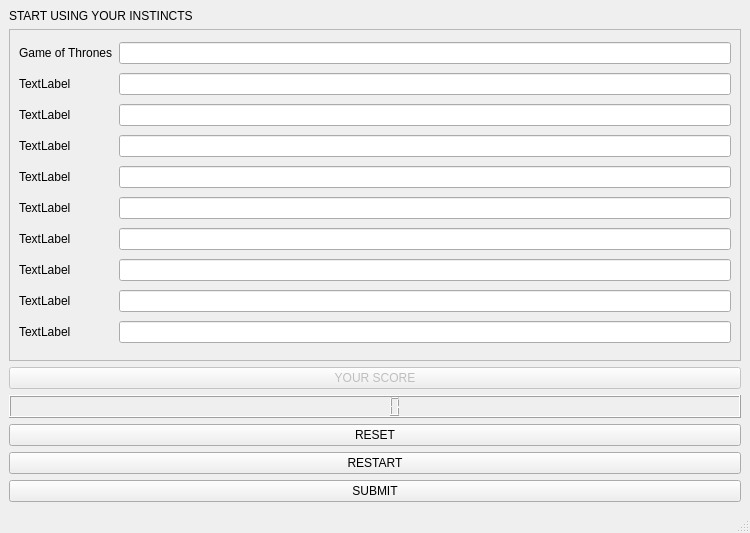
<?xml version="1.0" encoding="UTF-8"?>
<ui version="4.0">
 <class>MainWindow</class>
 <widget class="QMainWindow" name="MainWindow">
  <property name="geometry">
   <rect>
    <x>0</x>
    <y>0</y>
    <width>750</width>
    <height>533</height>
   </rect>
  </property>
  <property name="windowTitle">
   <string>MainWindow</string>
  </property>
  <widget class="QWidget" name="centralwidget">
   <layout class="QVBoxLayout" name="verticalLayout">
    <item>
     <widget class="QLabel" name="intro">
      <property name="text">
       <string>START USING YOUR INSTINCTS</string>
      </property>
     </widget>
    </item>
    <item>
     <widget class="QScrollArea" name="scrollArea">
      <property name="widgetResizable">
       <bool>true</bool>
      </property>
      <widget class="QWidget" name="scrollAreaWidgetContents">
       <property name="geometry">
        <rect>
         <x>0</x>
         <y>0</y>
         <width>705</width>
         <height>305</height>
        </rect>
       </property>
       <layout class="QGridLayout" name="gridLayout_2">
        <item row="7" column="1">
         <widget class="QLineEdit" name="ans6"/>
        </item>
        <item row="6" column="1">
         <widget class="QLineEdit" name="ans5"/>
        </item>
        <item row="10" column="0">
         <widget class="QLabel" name="game9">
          <property name="text">
           <string>TextLabel</string>
          </property>
         </widget>
        </item>
        <item row="3" column="0">
         <widget class="QLabel" name="game2">
          <property name="text">
           <string>TextLabel</string>
          </property>
         </widget>
        </item>
        <item row="10" column="1">
         <widget class="QLineEdit" name="ans9"/>
        </item>
        <item row="6" column="0">
         <widget class="QLabel" name="game5">
          <property name="text">
           <string>TextLabel</string>
          </property>
         </widget>
        </item>
        <item row="2" column="0">
         <widget class="QLabel" name="game1">
          <property name="text">
           <string>TextLabel</string>
          </property>
         </widget>
        </item>
        <item row="9" column="1">
         <widget class="QLineEdit" name="ans8"/>
        </item>
        <item row="3" column="1">
         <widget class="QLineEdit" name="ans2"/>
        </item>
        <item row="7" column="0">
         <widget class="QLabel" name="game6">
          <property name="text">
           <string>TextLabel</string>
          </property>
         </widget>
        </item>
        <item row="4" column="0">
         <widget class="QLabel" name="game3">
          <property name="text">
           <string>TextLabel</string>
          </property>
         </widget>
        </item>
        <item row="9" column="0">
         <widget class="QLabel" name="game8">
          <property name="text">
           <string>TextLabel</string>
          </property>
         </widget>
        </item>
        <item row="0" column="0">
         <widget class="QLabel" name="game0">
          <property name="text">
           <string>Game of Thrones</string>
          </property>
         </widget>
        </item>
        <item row="4" column="1">
         <widget class="QLineEdit" name="ans3"/>
        </item>
        <item row="8" column="1">
         <widget class="QLineEdit" name="ans7"/>
        </item>
        <item row="2" column="1">
         <widget class="QLineEdit" name="ans1"/>
        </item>
        <item row="8" column="0">
         <widget class="QLabel" name="game7">
          <property name="text">
           <string>TextLabel</string>
          </property>
         </widget>
        </item>
        <item row="5" column="1">
         <widget class="QLineEdit" name="ans4"/>
        </item>
        <item row="5" column="0">
         <widget class="QLabel" name="game4">
          <property name="text">
           <string>TextLabel</string>
          </property>
         </widget>
        </item>
        <item row="0" column="1">
         <widget class="QLineEdit" name="ans0"/>
        </item>
       </layout>
      </widget>
     </widget>
    </item>
    <item>
     <widget class="QPushButton" name="pushButton">
      <property name="enabled">
       <bool>false</bool>
      </property>
      <property name="text">
       <string>YOUR SCORE</string>
      </property>
     </widget>
    </item>
    <item>
     <widget class="QLCDNumber" name="points"/>
    </item>
    <item>
     <widget class="QPushButton" name="clearButton">
      <property name="text">
       <string>RESET</string>
      </property>
     </widget>
    </item>
    <item>
     <widget class="QPushButton" name="restartButton">
      <property name="text">
       <string>RESTART</string>
      </property>
     </widget>
    </item>
    <item>
     <widget class="QPushButton" name="submitButton">
      <property name="text">
       <string>SUBMIT</string>
      </property>
     </widget>
    </item>
   </layout>
  </widget>
  <widget class="QStatusBar" name="statusbar"/>
 </widget>
 <resources/>
 <connections/>
</ui>
